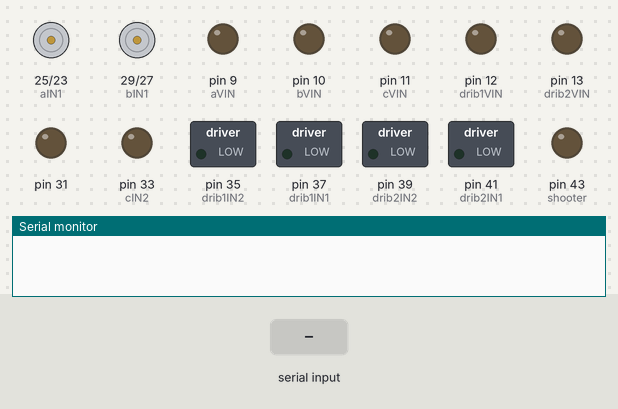
Bench run of a sketch on a simulated Arduino Mega 2560, built with avr-gcc and run on an emulated ATmega2560. Shown: motor-driver pin pairs drawn as motors (green arrow = first pin HIGH = forward, orange = second pin HIGH = backward, longer = more drive), switched loads named in the sketch (green lamp = pin HIGH), output pins drawn as LEDs (lit = HIGH), the last lines printed to the serial monitor. The inputs (shaded band) are chosen by the test bench.

Above: at 1.2 s.
1.3 s: "a" received over Serial
At 1.7 s:
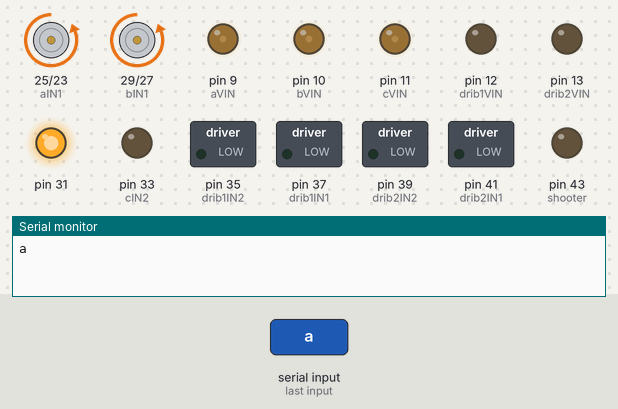
2.8 s: "d" received over Serial
At 4.0 s:
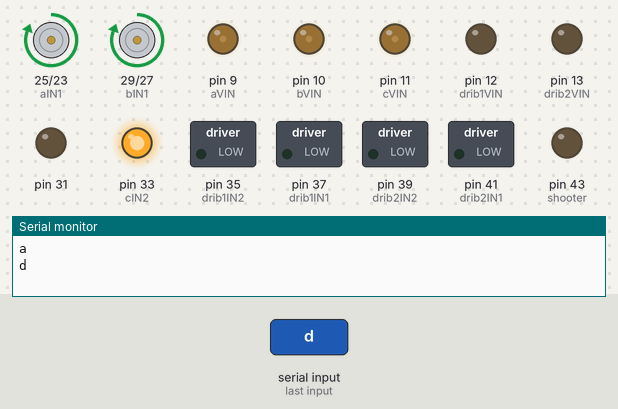
4.3 s: "q" received over Serial
At 5.2 s:
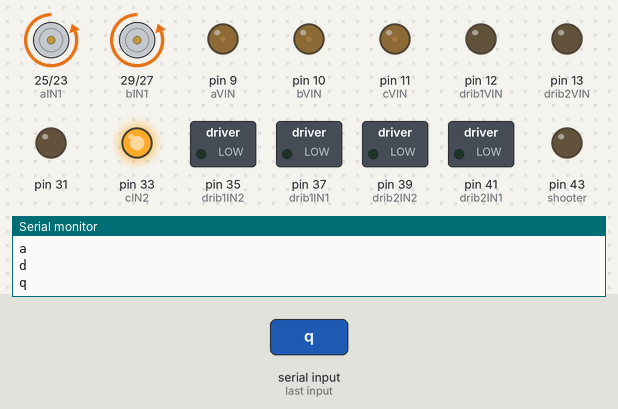
5.8 s: "e" received over Serial
At 6.3 s:
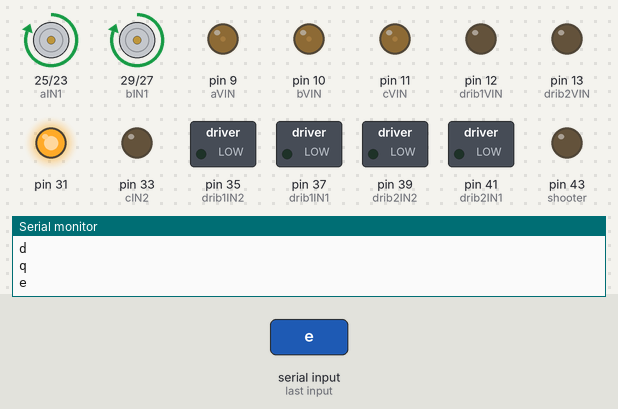
7.3 s: "w" received over Serial
At 8.5 s:
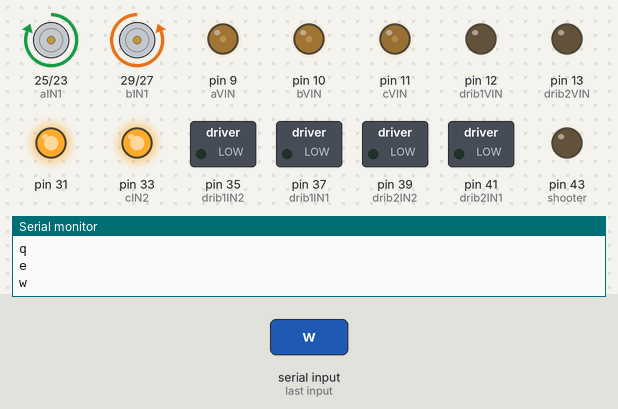
8.8 s: "s" received over Serial
At 9.8 s:
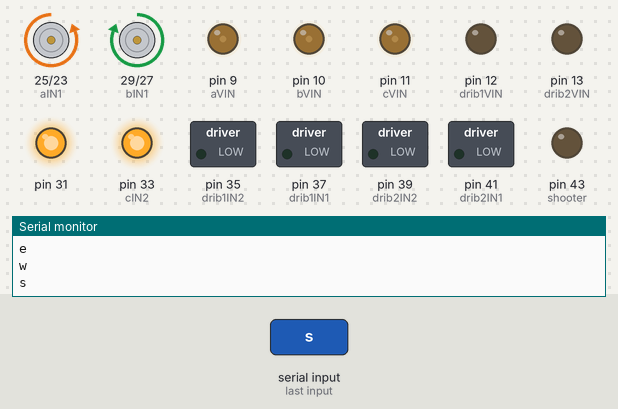
Timing chart, 0 to 11.3 s (numbered marks = the images above; inputs shaded):
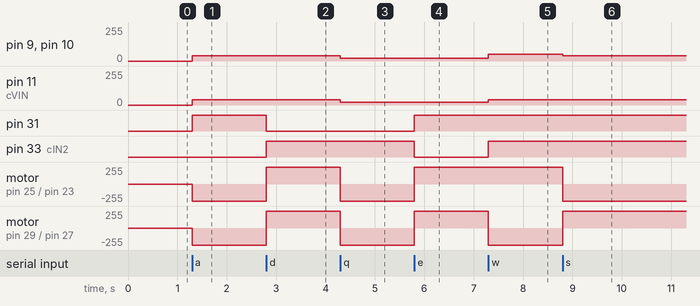

The sketch:

arduino_motorik_striker.ino
```cpp
#define aVIN 9                         // Pengatur kecepatan motor A KIRI DEPAN
#define aIN1 25                         // Pengatur arah putar motor A
#define aIN2 23                         // Pengatur arah putar motor A

#define bVIN 10     //KANAN DEPAN
#define bIN1 29
#define bIN2 27

#define cVIN 11     //BELAKANG
#define cIN1 31U
#define cIN2 33

#define drib1VIN 12
#define drib1IN1 37
#define drib1IN2 35

#define drib2VIN 13
#define drib2IN1 41
#define drib2IN2 39

#define shooter 43

int pwmRoda = 40, pwmDrible = 200;

char action1 = 'o', action2 = 'n', action3 = '-', actionTest = 'o';

int lastShoot, now;

void setup() {
  Serial.begin(500000);

  pinMode(aVIN, OUTPUT);
  pinMode(bVIN, OUTPUT);
  pinMode(cVIN, OUTPUT);

  pinMode(aIN1, OUTPUT);
  pinMode(bIN1, OUTPUT);
  pinMode(cIN1, OUTPUT);

  pinMode(aIN2, OUTPUT);
  pinMode(bIN2, OUTPUT);
  pinMode(cIN2, OUTPUT);

  pinMode(shooter,OUTPUT);

  pinMode(drib1VIN,OUTPUT);
  pinMode(drib1IN1,OUTPUT);
  pinMode(drib1IN2,OUTPUT);

  pinMode(drib2VIN,OUTPUT);
  pinMode(drib2IN1,OUTPUT);
  pinMode(drib2IN2,OUTPUT);
}

void loop() {
  if(Serial.available()){
      char input = Serial.read();
      if(input == 'a' || input == 'd' || input == 'o' || input == 'q' || input == 'e' || input == 'w' || input == 's')
        action1 = input;
      else if(input == 'y' || input == 'n'){
        action2 = input;
      }
      else if(input == '+'){
        action3 = input;
      }else{
        actionTest = input;
      }

      Serial.println(input);
  }

  if(action1 == 'a'){
//    testB();
    kiri();
  }
  else if(action1 == 'd'){
    kanan();
  }
  else if(action1 == 'o'){
    parking();
  }
  else if(action1 == 'q'){
    putarkiri();
  }
  else if(action1 == 'e'){
    putarkanan();
  }
  else if(action1 == 'w'){
    maju();
  }
  else if(action1 == 's'){
    mundur();
  }

  if(action2 == 'n'){
    drib_off();
  }
  else if(action2 == 'y'){
    drib_on_backward();
  }

  if(action3 == '+'){
    tendang();
  }

  if(actionTest == 'm'){
    testA();
    Serial.println("Motor A");
  }
  else if(actionTest == 'n'){
    testB();
    Serial.println("Motor B");
  }
  else if(actionTest == 'b'){
    testC();
    Serial.println("motor C");
  }
}

void tendang(){
  digitalWrite(shooter,HIGH);
  delay(1000);
  digitalWrite(shooter,LOW);
  action3 = '-';
}

void testA() {
  Serial.println("jalan");
  digitalWrite(aIN1, LOW);
  digitalWrite(aIN2, HIGH);
  analogWrite(aVIN, pwmRoda);

  digitalWrite(bIN1, LOW);
  digitalWrite(bIN2, LOW);
  analogWrite(bVIN, pwmRoda);

  digitalWrite(cIN1, LOW);
  digitalWrite(cIN2, LOW);
  analogWrite(cVIN, pwmRoda);
}

void testB() {

  digitalWrite(aIN1, LOW);
  digitalWrite(aIN2, LOW);
  analogWrite(aVIN, pwmRoda);

  digitalWrite(bIN1, LOW);
  digitalWrite(bIN2, HIGH);
  analogWrite(bVIN, pwmRoda);

  digitalWrite(cIN1, LOW);
  digitalWrite(cIN2, LOW);
  analogWrite(cVIN, pwmRoda);
}

void testC() {

  digitalWrite(aIN1, LOW);
  digitalWrite(aIN2, LOW);
  analogWrite(aVIN, pwmRoda);

  digitalWrite(bIN1, LOW);
  digitalWrite(bIN2, LOW);
  analogWrite(bVIN, pwmRoda);

  digitalWrite(cIN1, HIGH);
  digitalWrite(cIN2, HIGH);
  analogWrite(cVIN, pwmRoda);
}


void putarkiri() {

  digitalWrite(aIN1, LOW);
  digitalWrite(aIN2, HIGH);
  analogWrite(aVIN, pwmRoda * 0.5);

  digitalWrite(bIN1, LOW);
  digitalWrite(bIN2, HIGH);
  analogWrite(bVIN, pwmRoda * 0.5);

  digitalWrite(cIN1, LOW);
  digitalWrite(cIN2, HIGH);
  analogWrite(cVIN, pwmRoda * 0.5);
}

void putarkanan() {

  digitalWrite(aIN1, HIGH);
  digitalWrite(aIN2, LOW);
  analogWrite(aVIN, pwmRoda * 0.5);

  digitalWrite(bIN1, HIGH);
  digitalWrite(bIN2, LOW);
  analogWrite(bVIN, pwmRoda * 0.5);

  digitalWrite(cIN1, HIGH);
  digitalWrite(cIN2, LOW);
  analogWrite(cVIN, pwmRoda * 0.5);

}

void kiri() {

  digitalWrite(aIN1, LOW);
  digitalWrite(aIN2, HIGH);
  analogWrite(aVIN, pwmRoda);

  digitalWrite(bIN1, LOW);
  digitalWrite(bIN2, HIGH);
  analogWrite(bVIN, pwmRoda);

  digitalWrite(cIN1, HIGH);
  digitalWrite(cIN2, LOW);
  analogWrite(cVIN, pwmRoda);
}

void kanan() {

  digitalWrite(aIN1, HIGH);
  digitalWrite(aIN2, LOW);
  analogWrite(aVIN, pwmRoda);

  digitalWrite(bIN1, HIGH);
  digitalWrite(bIN2, LOW);
  analogWrite(bVIN, pwmRoda);

  digitalWrite(cIN1, LOW);
  digitalWrite(cIN2, HIGH);
  analogWrite(cVIN, pwmRoda);
}

void brake() {
  digitalWrite(aIN1, HIGH);
  digitalWrite(aIN2, HIGH);
  analogWrite(aVIN, 15);

  digitalWrite(bIN1, HIGH);
  digitalWrite(bIN2, HIGH);
  analogWrite(bVIN, 15);

  digitalWrite(cIN1, HIGH);
  digitalWrite(cIN2, HIGH);
  analogWrite(cVIN, 15);
}

void parking() {
  digitalWrite(aIN1, LOW);
  digitalWrite(aIN2, LOW);
  analogWrite(aVIN, 0);

  digitalWrite(bIN1, LOW);
  digitalWrite(bIN2, LOW);
  analogWrite(bVIN, 0);

  digitalWrite(cIN1, LOW);
  digitalWrite(cIN2, LOW);
  analogWrite(cVIN, 0);
}

void mundur(){

  digitalWrite(aIN1, LOW);
  digitalWrite(aIN2, HIGH);
  analogWrite(aVIN, pwmRoda);

  digitalWrite(bIN1, HIGH);
  digitalWrite(bIN2, LOW);
  analogWrite(bVIN, pwmRoda);

  digitalWrite(cIN1, HIGH);
  digitalWrite(cIN2, HIGH);
  analogWrite(cVIN, pwmRoda);
}

void maju(){
  digitalWrite(aIN1, HIGH);
  digitalWrite(aIN2, LOW);
  analogWrite(aVIN, pwmRoda * 1.3);

  digitalWrite(bIN1, LOW);
  digitalWrite(bIN2, HIGH);
  analogWrite(bVIN, pwmRoda * 1.3);

  digitalWrite(cIN1, HIGH);
  digitalWrite(cIN2, HIGH);
  analogWrite(cVIN, pwmRoda);
}

void drib_on_backward(){
  digitalWrite(drib1IN1, HIGH);
  digitalWrite(drib1IN2, LOW);
  analogWrite(drib1VIN, pwmDrible);

  digitalWrite(drib2IN1, HIGH);
  digitalWrite(drib2IN2, LOW);
  analogWrite(drib2VIN, pwmDrible);
}

void drib_on_right(){
  digitalWrite(drib1IN1, LOW);
  digitalWrite(drib1IN2, HIGH);
  analogWrite(drib1VIN, pwmDrible);

  digitalWrite(drib2IN1, HIGH);
  digitalWrite(drib2IN2, LOW);
  analogWrite(drib2VIN, pwmDrible * 1/8);
}

void drib_on_left(){
  digitalWrite(drib1IN1, LOW);
  digitalWrite(drib1IN2, HIGH);
  analogWrite(drib1VIN, pwmDrible * 1/8);

  digitalWrite(drib2IN1, HIGH);
  digitalWrite(drib2IN2, LOW);
  analogWrite(drib2VIN, pwmDrible);
}

void drib_off(){
  digitalWrite(drib1IN1, LOW);
  digitalWrite(drib1IN2, LOW);
  digitalWrite(drib1VIN, LOW);

  digitalWrite(drib2IN1, LOW);
  digitalWrite(drib2IN2, LOW);
  digitalWrite(drib2VIN, LOW);
}
```

Measured:
- after the input at 1.3 s, pin 9 (aVIN), pin 10 (bVIN), pin 11 (cVIN): 0/255 → 40/255 at once; pin 31: LOW → HIGH at once; motor on pin 25 (aIN1) / pin 23 (aIN2), motor on pin 29 (bIN1) / pin 27 (bIN2): stopped → backward 255/255 at once
- after the input at 2.8 s, pin 31: HIGH → LOW at once; pin 33 (cIN2): LOW → HIGH at once; motor on pin 25 (aIN1) / pin 23 (aIN2), motor on pin 29 (bIN1) / pin 27 (bIN2): backward 255/255 → forward 255/255 at once
- after the input at 4.3 s, pin 9 (aVIN), pin 10 (bVIN), pin 11 (cVIN): 40/255 → 20/255 at once; motor on pin 25 (aIN1) / pin 23 (aIN2), motor on pin 29 (bIN1) / pin 27 (bIN2): forward 255/255 → backward 255/255 at once
- after the input at 5.8 s, pin 31: LOW → HIGH at once; pin 33 (cIN2): HIGH → LOW at once; motor on pin 25 (aIN1) / pin 23 (aIN2), motor on pin 29 (bIN1) / pin 27 (bIN2): backward 255/255 → forward 255/255 at once
- after the input at 7.3 s, pin 9 (aVIN), pin 10 (bVIN): 20/255 → 52/255 at once; pin 11 (cVIN): 20/255 → 40/255 at once; pin 33 (cIN2): LOW → HIGH at once; motor on pin 29 (bIN1) / pin 27 (bIN2): forward 255/255 → backward 255/255 at once
- after the input at 8.8 s, pin 9 (aVIN), pin 10 (bVIN): 52/255 → 40/255 at once; motor on pin 25 (aIN1) / pin 23 (aIN2): forward 255/255 → backward 255/255 at once; motor on pin 29 (bIN1) / pin 27 (bIN2): backward 255/255 → forward 255/255 at once
